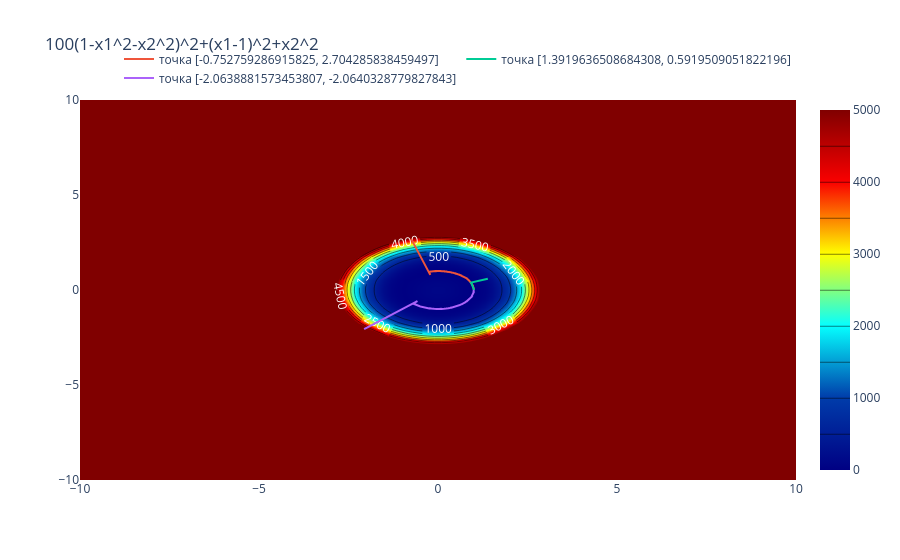

Source (notebook cell):
### Markdown cell above
### Численные методы многомерной минимизации c использованием производных первого порядка
Методы доверительной области:
1. метод доверительной области с локально оптимальным шагом
2. метод доверительной области с изломом
Многошаговые методы:
3. метод тяжёлого шарика
4. метод ускоренного градиентного спуска Нестерова
5. метод Флетчера-Ривза
6. метод Полака-Рибьера
Квазиньютоновские методы:
7. метод Давидона-Флетчера-Пауэлла
8. метод Бройдена
9. метод с симметричной формулой ранга 1
10. метод Бройдена-Флетчера-Гольдфарба-Шанно

Вариант 13
#### метод доверительной области с локально оптимальным шагом

#### метод с симметричной формулой ранга 1
|функция|
| --- |
|f(x1,x2)=100(1-x1^2-x2^2)^2+(x1-1)^2+x2^2|

Для градиентных методов исследовать сходимость алгоритма, фиксируя найденное решение, значение функции, количество итераций метода и количество вычислений функции в зависимости от задаваемой точности поиска (ε = 10−2, 10−4, 10−6). Результаты оформить в виде таблицы:

Для метода второго порядка исследовать сходимость алгоритма по числу итераций при выборе различных начальных точек (не менее трёх). Результаты оформить в виде таблицы:

### Code cell
import numpy as np
import sympy as sp
import plotly.graph_objects as go
from scipy.optimize import minimize

def Cauchy(g, B, delta):
    norm_g = np.linalg.norm(g)
    
    p_s = - (delta / norm_g) * g

    gBg = g.T @ B @ g
    if gBg <= 0:
        tau = 1.0
    else:
        tau = min(norm_g**3 / (delta * gBg), 1.0)

    return tau * p_s

def trust_region_method(f, x0, delta0=1.0, delta_hat=50.0, eta=0.1, max_iter=5000, e=1e-6):
    x = x0.astype(float)
    x1, x2 = sp.symbols('x1, x2')
    delta = delta0
    fun = sp.lambdify([x1, x2], f, "math")

    trajectory = [x0.copy()]
    values = [fun(x[0], x[1])]
    k = 0

    x1d = sp.diff(f, x1)
    x2d = sp.diff(f, x2)
    hessian = sp.hessian(f, [x1, x2])
    x1d = sp.lambdify([x1, x2], x1d, "math")
    x2d = sp.lambdify([x1, x2], x2d, "math")
    
    B = np.array(hessian.subs({x1: x[0], x2: x[1]})).astype(float)
    prev_grad = None
    
    for i in range(max_iter):
        c_grad = np.array([x1d(x[0], x[1]), x2d(x[0], x[1])])
        if np.linalg.norm(c_grad) < e:
            break
        # B = np.array(hessian.subs({x1: x[0], x2: x[1]})).astype(float)
        
        p = Cauchy(c_grad, B, delta)
    
        f_x = fun(x[0], x[1])
        f_xp = fun(x[0] + p[0], x[1] + p[1])
        mp = c_grad @ p + 0.5 * (p.T @ B @ p)
        actual_reduction = f_x - f_xp
        predicted_reduction = -mp 

        if predicted_reduction == 0:
            rho = 0.0
        else:
            rho = actual_reduction / predicted_reduction

        if rho < 0.25:
            delta = 0.25 * delta
        elif rho > 0.75:
            delta = min(2.0 * delta, delta_hat)

        if rho > eta:
            if prev_grad is not None:
                dx = p
                dy = c_grad - prev_grad
                Bs = B @ dx
                r = dy - Bs
                B = B + np.outer(r, r) / np.dot(r, dx)

            prev_grad = c_grad.copy()
            x = x + p
            trajectory.append(x.copy())
            values.append(fun(x[0], x[1]))
        k+=1

    return np.array(trajectory), np.array(values), k




x1, x2 = sp.symbols('x1, x2')
f = 100*(1 - x1**2 - x2**2)**2 + (x1-1)**2 + x2**2
np.random.seed(42)
p_list = (np.random.uniform(-3, 3, size=2), np.random.uniform(-3, 3, size=2), np.random.uniform(-3, 3, size=2))

x1_range = np.linspace(-10, 10, 100)
x2_range = np.linspace(-10, 10, 100)
x, y = np.meshgrid(x1_range, x2_range)
fu = 100*(1 - x**2 - y**2)**2 + (x-1)**2 + y**2
fig = go.Figure(data=[go.Contour(
    zmax = 5000, zmin = 0,
    z=fu, x=x1_range, y=x2_range, colorscale='Jet',
    contours=dict(
         coloring = 'heatmap',
        showlabels = True,
        labelfont = dict(
            size = 12,
            color = 'white',
        )
    ) 
)])
fig.update_layout(title=f'100(1-x1^2-x2^2)^2+(x1-1)^2+x2^2') 

# method visualize

for point in p_list:
    print(f'point = {point}')
    ans = trust_region_method(f, point, delta0=10, eta=0.1)
    print(ans[0][-1], ans[1][-1], ans[2])
    
    fig.add_trace(go.Scatter(x=[i[0] for i in ans[0]], y=[i[1] for i in ans[0]], name=f'точка {point.tolist()}'))
    fig.update_layout(
    legend=dict(
        orientation="h",   
        yanchor="bottom",
        y=1.02,            
        xanchor="right",
        x=1               
    )
)
fig.show()

### Figure 1 — Plotly figure (JSON) as saved in the notebook; plotly's stock layout.template omitted (floating-point values rounded to 4 significant figures; data arrays with more than 128 entries replaced by an {"elided": "..."} marker saying what was removed)
{"data": [{"colorscale": [[0, "rgb(0,0,131)"], [0.2, "rgb(0,60,170)"], [0.4, "rgb(5,255,255)"], [0.6, "rgb(255,255,0)"], [0.8, "rgb(250,0,0)"], [1, "rgb(128,0,0)"]], "contours": {"coloring": "heatmap", "labelfont": {"color": "white", "size": 12}, "showlabels": true}, "type": "contour", "x": [-10.0, -9.798, -9.596, -9.394, -9.192, -8.99, -8.788, -8.586, -8.384, -8.182, -7.98, -7.778, -7.576, -7.374, -7.172, -6.97, -6.768, -6.566, -6.364, -6.162, -5.96, -5.758, -5.556, -5.354, -5.152, -4.949, -4.747, -4.545, -4.343, -4.141, -3.939, -3.737, -3.535, -3.333, -3.131, -2.929, -2.727, -2.525, -2.323, -2.121, -1.919, -1.717, -1.515, -1.313, -1.111, -0.9091, -0.7071, -0.5051, -0.303, -0.101, 0.101, 0.303, 0.5051, 0.7071, 0.9091, 1.111, 1.313, 1.515, 1.717, 1.919, 2.121, 2.323, 2.525, 2.727, 2.929, 3.131, 3.333, 3.535, 3.737, 3.939, 4.141, 4.343, 4.545, 4.747, 4.949, 5.152, 5.354, 5.556, 5.758, 5.96, 6.162, 6.364, 6.566, 6.768, 6.97, 7.172, 7.374, 7.576, 7.778, 7.98, 8.182, 8.384, 8.586, 8.788, 8.99, 9.192, 9.394, 9.596, 9.798, 10.0], "y": [-10.0, -9.798, -9.596, -9.394, -9.192, -8.99, -8.788, -8.586, -8.384, -8.182, -7.98, -7.778, -7.576, -7.374, -7.172, -6.97, -6.768, -6.566, -6.364, -6.162, -5.96, -5.758, -5.556, -5.354, -5.152, -4.949, -4.747, -4.545, -4.343, -4.141, -3.939, -3.737, -3.535, -3.333, -3.131, -2.929, -2.727, -2.525, -2.323, -2.121, -1.919, -1.717, -1.515, -1.313, -1.111, -0.9091, -0.7071, -0.5051, -0.303, -0.101, 0.101, 0.303, 0.5051, 0.7071, 0.9091, 1.111, 1.313, 1.515, 1.717, 1.919, 2.121, 2.323, 2.525, 2.727, 2.929, 3.131, 3.333, 3.535, 3.737, 3.939, 4.141, 4.343, 4.545, 4.747, 4.949, 5.152, 5.354, 5.556, 5.758, 5.96, 6.162, 6.364, 6.566, 6.768, 6.97, 7.172, 7.374, 7.576, 7.778, 7.98, 8.182, 8.384, 8.586, 8.788, 8.99, 9.192, 9.394, 9.596, 9.798, 10.0], "z": {"elided": "100x100 float values"}, "zmax": 5000, "zmin": 0}, {"name": "точка [-0.752759286915825, 2.704285838459497]", "type": "scatter", "x": {"elided": "2324 float values"}, "y": {"elided": "2324 float values"}}, {"name": "точка [1.3919636508684308, 0.5919509051822196]", "type": "scatter", "x": {"elided": "2047 float values"}, "y": {"elided": "2047 float values"}}, {"name": "точка [-2.0638881573453807, -2.0640328779827843]", "type": "scatter", "x": {"elided": "2374 float values"}, "y": {"elided": "2374 float values"}}], "layout": {"legend": {"orientation": "h", "x": 1, "xanchor": "right", "y": 1.02, "yanchor": "bottom"}, "title": {"text": "100(1-x1^2-x2^2)^2+(x1-1)^2+x2^2"}}}
